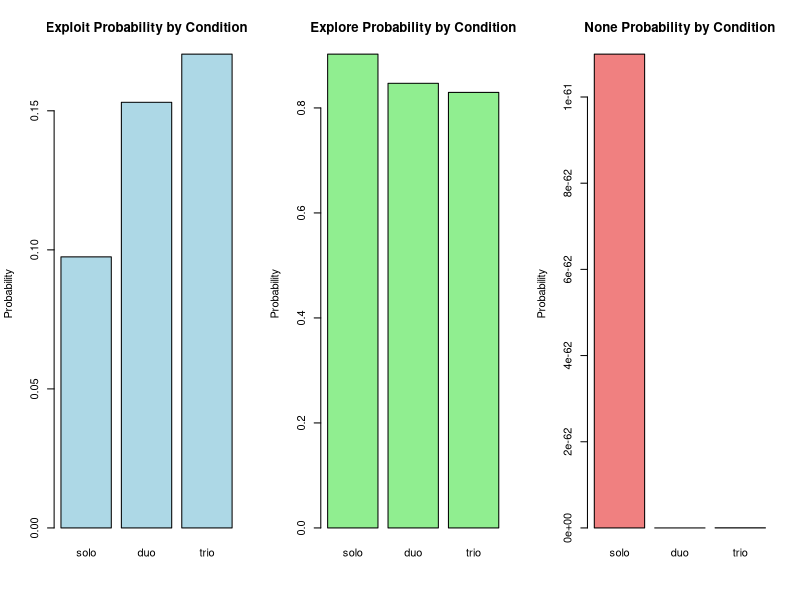
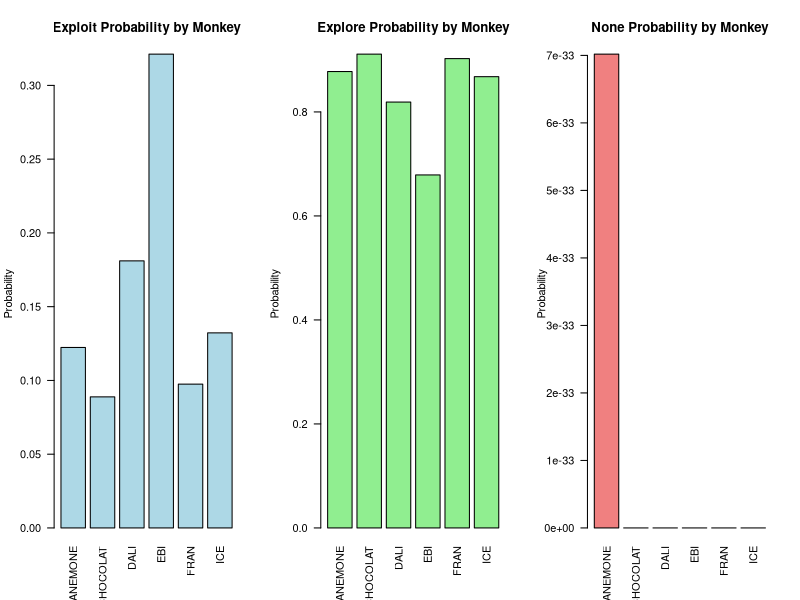

The R source for these figures, in order:
# CORRECT TRINOMIAL MODEL FOR PRIMATE DECISION-MAKING
# Using user's exact variable specifications with minimal dependencies

# Load required libraries
library(nnet)
library(dplyr)
library(ggplot2)

# Read the data
data <- read.csv("Explore Exploit Dataset.csv", stringsAsFactors = FALSE)

# Clean and prepare the data according to user specifications
data_clean <- data %>%
  # Remove rows with missing essential data
  filter(!is.na(OUTCOME) & !is.na(monkey) & !is.na(CONDITION)) %>%
  
  # Create the correct variable assignments as specified by user:
  mutate(
    # y10 = CONDITION (column 5) - social context
    y10 = factor(CONDITION, levels = c("solo", "duo", "trio")),
    
    # y02 = PAIRED_WITH (column 6) - partner information  
    y02 = PAIRED_WITH,
    
    # y03 = RELATIVE_RANK (column 7) - relative rank within context
    y03 = as.numeric(RELATIVE_RANK),
    
    # y04 = SUBJECTIVE_CHOSEN_VALUE (column 11) - subjective value of chosen option
    y04 = as.numeric(SUBJECTIVE_CHOSEN_VALUE),
    
    # y05 = subjective_exploit (column 12) - visible exploit value
    y05 = as.numeric(subjective_exploit),
    
    # y06 = expected_explore (column 17) - expectation for explore value
    y06 = as.numeric(expected_explore),
    
    # Outcome variable - ternary (explore/exploit/none)
    outcome_ternary = case_when(
      grepl("explore", OUTCOME, ignore.case = TRUE) ~ "explore",
      grepl("exploit", OUTCOME, ignore.case = TRUE) ~ "exploit",
      OUTCOME %in% c("none", "NONE", "stop") ~ "none",
      TRUE ~ "other"
    ),
    
    # Grouping factors
    monkey_id = factor(monkey),
    block_id = factor(BLOCK_No),
    trial_num = as.numeric(TRIAL_NUM)
  ) %>%
  
  # Remove rows where outcome couldn't be classified
  filter(outcome_ternary != "other") %>%
  
  # Ensure factors are properly set
  mutate(
    outcome_ternary = factor(outcome_ternary, levels = c("exploit", "explore", "none")),
    monkey_id = factor(monkey_id),
    y10 = factor(y10, levels = c("solo", "duo", "trio"))
  )

# Check the data structure
cat("=== DATA SUMMARY ===\n")
cat("Total observations:", nrow(data_clean), "\n")
cat("Outcome distribution:\n")
print(table(data_clean$outcome_ternary))
cat("\nMonkey distribution:\n")
print(table(data_clean$monkey_id))
cat("\nCondition distribution:\n")
print(table(data_clean$y10))

# Check for missing values in key variables
missing_check <- data_clean %>%
  summarise(
    y03_missing = sum(is.na(y03)),
    y04_missing = sum(is.na(y04)),
    y05_missing = sum(is.na(y05)),
    y06_missing = sum(is.na(y06))
  )
cat("\nMissing values check:\n")
print(missing_check)

# Remove rows with missing predictor values
data_final <- data_clean %>%
  filter(!is.na(y03) & !is.na(y04) & !is.na(y05) & !is.na(y06))

cat("\nFinal dataset size:", nrow(data_final), "\n")

# Print variable descriptions
cat("\n=== VARIABLE DEFINITIONS ===\n")
cat("y10 = CONDITION (social context: solo/duo/trio)\n")
cat("y02 = PAIRED_WITH (partner information)\n") 
cat("y03 = RELATIVE_RANK (rank within social context: 1=dominant, 2=middle, 3=subordinate)\n")
cat("y04 = SUBJECTIVE_CHOSEN_VALUE (subjective value of the choice made)\n")
cat("y05 = subjective_exploit (visible value of exploit option)\n")
cat("y06 = expected_explore (running expectation for explore value)\n")
cat("Outcome = ternary choice (exploit/explore/none)\n")

# TRINOMIAL LOGISTIC REGRESSION MODEL
cat("\n=== FITTING TRINOMIAL MODEL ===\n")

# Fit the multinomial model with exploit as reference category
model_trinomial <- multinom(
  outcome_ternary ~ y10 + y03 + y04 + y05 + y06 + monkey_id,
  data = data_final,
  trace = FALSE
)

# Model summary
cat("\nModel Summary:\n")
print(summary(model_trinomial))

# Calculate z-values and p-values
z_values <- summary(model_trinomial)$coefficients / summary(model_trinomial)$standard.errors
p_values <- (1 - pnorm(abs(z_values))) * 2

cat("\nZ-values:\n")
print(z_values)
cat("\nP-values:\n")
print(p_values)

# Calculate AIC
cat("\nModel AIC:", AIC(model_trinomial), "\n")

# GENERATE PREDICTIONS FOR VISUALIZATION
# Create prediction dataset for social conditions
pred_data <- expand.grid(
  y10 = factor(c("solo", "duo", "trio"), levels = c("solo", "duo", "trio")),
  y03 = mean(data_final$y03, na.rm = TRUE),
  y04 = mean(data_final$y04, na.rm = TRUE),
  y05 = mean(data_final$y05, na.rm = TRUE), 
  y06 = mean(data_final$y06, na.rm = TRUE),
  monkey_id = factor("FRAN", levels = levels(data_final$monkey_id))
)

# Generate predictions
predictions <- predict(model_trinomial, newdata = pred_data, type = "probs")
pred_df <- data.frame(
  condition = pred_data$y10,
  exploit = predictions[, "exploit"],
  explore = predictions[, "explore"],
  none = predictions[, "none"]
)

cat("\n=== PREDICTIONS BY SOCIAL CONDITION ===\n")
print(pred_df)

# Predictions by monkey
pred_monkey <- expand.grid(
  y10 = factor("solo", levels = c("solo", "duo", "trio")),
  y03 = mean(data_final$y03, na.rm = TRUE),
  y04 = mean(data_final$y04, na.rm = TRUE),
  y05 = mean(data_final$y05, na.rm = TRUE),
  y06 = mean(data_final$y06, na.rm = TRUE),
  monkey_id = levels(data_final$monkey_id)
)

pred_monkey_probs <- predict(model_trinomial, newdata = pred_monkey, type = "probs")
pred_monkey_df <- data.frame(
  monkey = pred_monkey$monkey_id,
  exploit = pred_monkey_probs[, "exploit"],
  explore = pred_monkey_probs[, "explore"], 
  none = pred_monkey_probs[, "none"]
)

cat("\n=== PREDICTIONS BY MONKEY (SOLO CONDITION) ===\n")
print(pred_monkey_df)

# Predictions by rank
pred_rank <- expand.grid(
  y10 = factor("duo", levels = c("solo", "duo", "trio")),
  y03 = c(1, 2, 3),  # Dominant, intermediate, subordinate
  y04 = mean(data_final$y04, na.rm = TRUE),
  y05 = mean(data_final$y05, na.rm = TRUE),
  y06 = mean(data_final$y06, na.rm = TRUE),
  monkey_id = factor("FRAN", levels = levels(data_final$monkey_id))
)

pred_rank_probs <- predict(model_trinomial, newdata = pred_rank, type = "probs")
pred_rank_df <- data.frame(
  rank = c("Dominant", "Intermediate", "Subordinate"),
  exploit = pred_rank_probs[, "exploit"],
  explore = pred_rank_probs[, "explore"],
  none = pred_rank_probs[, "none"]
)

cat("\n=== PREDICTIONS BY RANK (DUO CONDITION) ===\n")
print(pred_rank_df)

# Print coefficient interpretation
cat("\n=== MODEL INTERPRETATION ===\n")
cat("Reference category: exploit\n")
cat("Coefficients represent log-odds ratios relative to exploit\n\n")

coefs <- summary(model_trinomial)$coefficients
cat("EXPLORE vs EXPLOIT:\n")
for(i in 1:ncol(coefs)) {
  if(colnames(coefs)[i] != "(Intercept)") {
    cat(sprintf("%s: %.3f (log-odds ratio)\n", colnames(coefs)[i], coefs["explore", i]))
  }
}

cat("\nNONE vs EXPLOIT:\n")
for(i in 1:ncol(coefs)) {
  if(colnames(coefs)[i] != "(Intercept)") {
    cat(sprintf("%s: %.3f (log-odds ratio)\n", colnames(coefs)[i], coefs["none", i]))
  }
}

# Calculate and display odds ratios
cat("\n=== ODDS RATIOS ===\n")
cat("EXPLORE vs EXPLOIT (odds ratios):\n")
explore_ors <- exp(coefs["explore", ])
for(i in 1:length(explore_ors)) {
  if(names(explore_ors)[i] != "(Intercept)") {
    cat(sprintf("%s: %.3f\n", names(explore_ors)[i], explore_ors[i]))
  }
}

cat("\nNONE vs EXPLOIT (odds ratios):\n") 
none_ors <- exp(coefs["none", ])
for(i in 1:length(none_ors)) {
  if(names(none_ors)[i] != "(Intercept)") {
    cat(sprintf("%s: %.3f\n", names(none_ors)[i], none_ors[i]))
  }
}

# Create simple plots
# Plot 1: Social condition effects
pdf("social_condition_effects.pdf", width = 10, height = 6)
par(mfrow = c(1, 3))

# Exploit probabilities
barplot(pred_df$exploit, names.arg = pred_df$condition, 
        main = "Exploit Probability by Condition", 
        ylab = "Probability", col = "lightblue")

# Explore probabilities  
barplot(pred_df$explore, names.arg = pred_df$condition,
        main = "Explore Probability by Condition",
        ylab = "Probability", col = "lightgreen")

# None probabilities
barplot(pred_df$none, names.arg = pred_df$condition,
        main = "None Probability by Condition", 
        ylab = "Probability", col = "lightcoral")

dev.off()

# Plot 2: Individual differences
pdf("individual_differences.pdf", width = 12, height = 6)
par(mfrow = c(1, 3))

# Exploit probabilities by monkey
barplot(pred_monkey_df$exploit, names.arg = pred_monkey_df$monkey,
        main = "Exploit Probability by Monkey",
        ylab = "Probability", col = "lightblue", las = 2)

# Explore probabilities by monkey
barplot(pred_monkey_df$explore, names.arg = pred_monkey_df$monkey,
        main = "Explore Probability by Monkey", 
        ylab = "Probability", col = "lightgreen", las = 2)

# None probabilities by monkey
barplot(pred_monkey_df$none, names.arg = pred_monkey_df$monkey,
        main = "None Probability by Monkey",
        ylab = "Probability", col = "lightcoral", las = 2)

dev.off()

# Print model equations
cat("\n=== TRINOMIAL LOGISTIC MODEL EQUATIONS ===\n")
cat("Level 1: Y_ij ~ Multinomial(1, π_ij)\n")
cat("where π_ij = (π_exploit, π_explore, π_none)\n\n")

cat("Level 2 (Logit Links):\n")
cat("log(π_explore/π_exploit) = α₁ + β₁*y10 + β₂*y03 + β₃*y04 + β₄*y05 + β₅*y06 + Σγₖ*monkeyₖ\n")
cat("log(π_none/π_exploit) = α₂ + δ₁*y10 + δ₂*y03 + δ₃*y04 + δ₄*y05 + δ₅*y06 + Σηₖ*monkeyₖ\n\n")

cat("where:\n")
cat("y10 = CONDITION (social context: solo/duo/trio)\n")
cat("y02 = PAIRED_WITH (partner information)\n")
cat("y03 = RELATIVE_RANK (relative rank: 1=dominant, 2=intermediate, 3=subordinate)\n")
cat("y04 = SUBJECTIVE_CHOSEN_VALUE (subjective value of chosen option)\n")
cat("y05 = subjective_exploit (visible exploit option value)\n")
cat("y06 = expected_explore (expectation for explore value)\n")
cat("monkeyₖ = individual monkey fixed effects\n")

# Save results
write.csv(pred_df, "trinomial_predictions_by_condition.csv", row.names = FALSE)
write.csv(pred_monkey_df, "trinomial_predictions_by_monkey.csv", row.names = FALSE)
write.csv(pred_rank_df, "trinomial_predictions_by_rank.csv", row.names = FALSE)

# Save model
saveRDS(model_trinomial, "trinomial_model.rds")

cat("\nAnalysis complete! Results and plots saved.\n")
cat("Generated files:\n")
cat("- trinomial_predictions_by_condition.csv\n")
cat("- trinomial_predictions_by_monkey.csv\n") 
cat("- trinomial_predictions_by_rank.csv\n")
cat("- social_condition_effects.pdf\n")
cat("- individual_differences.pdf\n")
cat("- trinomial_model.rds\n") 